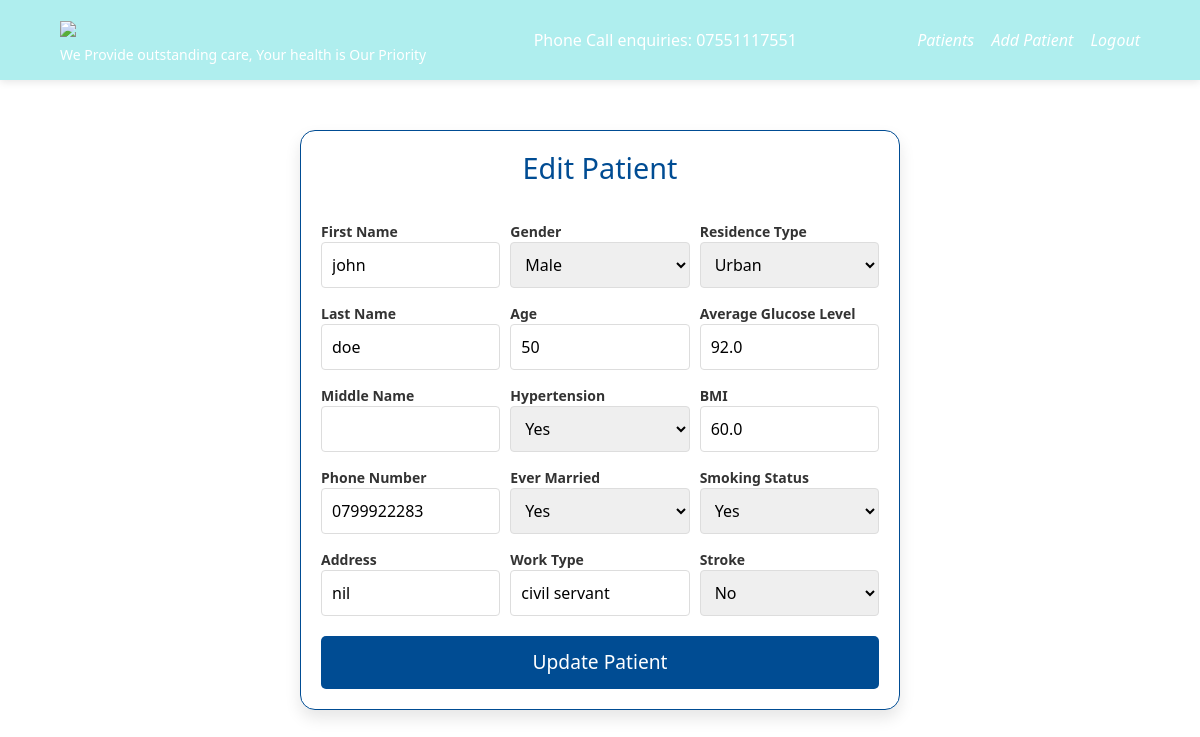
The app's page /patient/2 (signed in) with its own data.
### myapp/model.py (models this page shows, shortened)
class Patient(db.Model):
    id = db.Column(db.Integer, primary_key=True)
    first_name = db.Column(db.String(50), nullable=False)
    last_name = db.Column(db.String(50), nullable=False)
    middle_name = db.Column(db.String(50), nullable=True)
    phone_number = db.Column(db.String(15), nullable=False)
    address = db.Column(db.String(100), nullable=False)
    gender = db.Column(db.String(6), nullable=False)  # "Male", "Female", or "Other"
    age = db.Column(db.Integer, nullable=False)
    hypertension = db.Column(db.Integer, nullable=False)  # 0 or 1
    ever_married = db.Column(db.String(3), nullable=False)  # "No" or "Yes"
    work_type = db.Column(db.String(20), nullable=False)  # Various work types
    residence_type = db.Column(db.String(5), nullable=False)  # "Rural" or "Urban"
    avg_glucose_level = db.Column(db.Float, nullable=False)
    bmi = db.Column(db.Float, nullable=False)
    smoking_status = db.Column(db.String(20), nullable=False)  # Smoking status
    stroke = db.Column(db.Integer, nullable=False)  # 0 or 1

### myapp/route.py (the view)
@app.route('/patient/<int:id>', methods=["POST", "GET"])
def patient_edit(id):
    patient = Patient.query.get_or_404(id)
    form = Editpatient(obj=patient)  # Pre-fills form fields with patient data
    if form.validate_on_submit():  # Only prompt on POST with valid data
        form.populate_obj(patient)  # Transfer form data to patient fields directly
        db.session.commit()
        flash('Patient updated successfully', 'success')
        return redirect(url_for('patient', id=patient.id))
    elif form.errors:  # This triggers if POST fails validation
        flash('There was an error in updating the patient', 'danger')
        for err_msgs in form.errors.values():
            for err in err_msgs:
                flash(err, 'danger')
    return render_template('edit_patient.html', form=form)

### myapp/model.py (called while the page is built)
@login_manager.user_loader
def load_user(user_id):
    return User.query.get(int(user_id))

### myapp/templates/edit_patient.html (shortened to what this page needs)
{% extends 'layout.html' %}
{% block content %}
<div class="container form-container">
    <form method="POST">
        <h1>Edit Patient</h1>
        <div class="form-wrapper">
            <div class="form-left">
                <div class="form-group">
                    {{ form.first_name.label() }}
                    {{ form.first_name(class="")}}
                </div>
                <div class="form-group">
                    {{ form.last_name.label() }}
                    {{ form.last_name(class="") }}
                </div>
                <div class="form-group">
                    {{ form.middle_name.label() }}
                    {{ form.middle_name(class="") }}
                </div>
                <div class="form-group">
                    {{ form.phone_number.label() }}
                    {{ form.phone_number(class="") }}
                </div>
                <div class="form-group">
                    {{ form.address.label() }}
                    {{ form.address(class="") }}
                </div>
            </div>
            <div class="form-center">
                <div class="form-group">
                    {{ form.gender.label() }}
                    {{ form.gender(class="") }}
                </div>
                <div class="form-group ">
                    {{ form.age.label() }}
                    {{ form.age(class="", placeholder="Age") }}
                </div>
                <div class="form-group">
                    {{ form.hypertension.label() }}
                    {{ form.hypertension(class="") }}
                </div>
                <div class="form-group">
                    {{ form.ever_married.label() }}
                    {{ form.ever_married(class="") }}
                </div>
                <div class="form-group">
                    {{ form.work_type.label() }}
                    {{ form.work_type(class="") }}
                </div>
            </div>
            <div class="form-right">
                <div class="form-group">
                    {{ form.residence_type.label() }}
                    {{ form.residence_type(class="") }}
                </div>
                <div class="form-group">
                    {{ form.avg_glucose_level.label() }}
                    {{ form.avg_glucose_level(class="", placeholder="Average Glucose Level") }}
                </div>
                <div class="form-group">
                    {{ form.bmi.label() }}
                    {{ form.bmi(class="", placeholder="BMI") }}
                </div>
                <div class="form-group">
                    {{ form.smoking_status.label() }}
                    {{ form.smoking_status(class="") }}
                </div>
                <div class="form-group">
                    {{ form.stroke.label() }}
                    {{ form.stroke(class="") }}
                </div>
            </div>
        </div>
        <button class="submit-button" type="submit">Update Patient</button>
    </form>
</div>
{% endblock %}

### myapp/static/style.css (style rules this page uses)
* { margin:0; padding:0; box-sizing:border-box; }
.form-container { display: flex; align-items: center; justify-content: center; height: calc(100vh - 120px); }
.form-container form { border:1px solid #004c93; max-width: 600px; padding: 20px; border-radius: 15px; box-shadow: 0 8px 16px rgba(0, 0, 0, 0.1); transition: transform 0.3s ease, box-shadow 0.3s ease; animation: fadeInUp 1s ease; }
.form-left { flex:1; width:100%; }
.form-center { flex:1; width:100%; }
.form-right { flex:1; width:100%; }
form h1 { text-align: center; font-size: 1.8em; margin-bottom: 20px; color: #004c93; animation: zoomIn 0.5s ease; }
.form-wrapper { display: flex; gap: 10px; align-items:center; justify-content:center; }
label { display: block; font-weight: bold; margin-top: 15px; color: #333; transition: color 0.3s ease; font-size: 14px; }
input[type='number'], input[type='text'], select, input[type='radio'] { width: 100%; padding: 10px; border: 1px solid #ddd; border-radius: 4px; transition: border-color 0.3s ease; outline:none; }
.submit-button { width: 100%; padding: 12px; background-color: #004c93; color: white; border: none; border-radius: 5px; cursor: pointer; font-size: 1.2rem; transition: background-color 0.3s ease, transform 0.3s ease; margin-top: 20px; }

### records on screen
Patient: first_name "john", last_name "doe", phone_number "0799922283", address "nil", gender "Male", age "50", hypertension "Yes", ever_married "Yes", work_type "civil servant", residence_type "Urban", avg_glucose_level "92.0", bmi "60.0", smoking_status "Yes", stroke "No"
